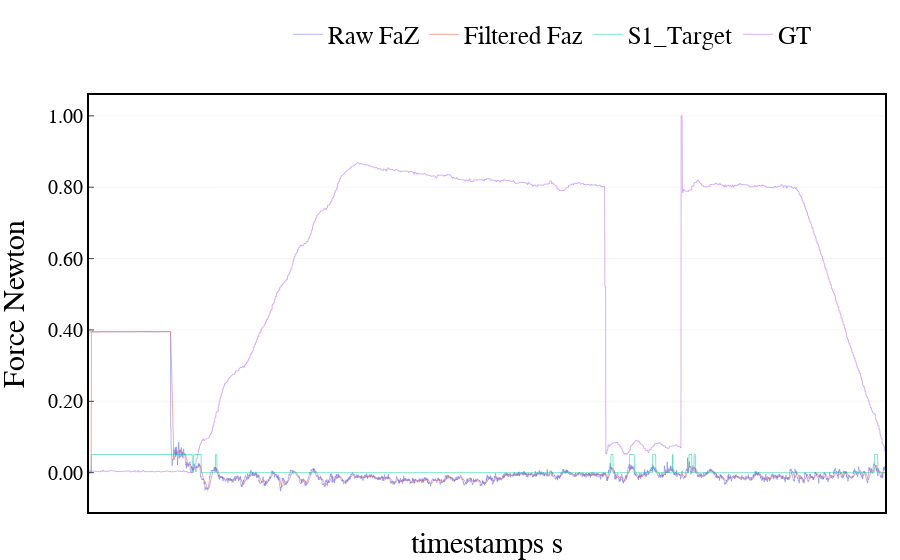

Source (notebook cell):
### Code cell
import numpy as np
from scipy.optimize import curve_fit
import matplotlib.pyplot as plt

# 原始数据
x = np.linspace(0-6.25,93.75,int(93.75/6.25)+2)
y = np.array([-5000, 0, 4485, 7570, 9374, 10885, 12277, 13522, 14691, 15924, 17174, 18179, 19397, 20539, 21692, 22598, 23882])

# 定义多项式函数
def func(x, a, b, c, d, e):
    return a * x**4 + b * x**3 + c * x**2 + d * x + e

# 进行曲线拟合
params, params_covariance = curve_fit(func, x, y)

# 提取拟合参数
a = params[0]
b = params[1]
c = params[2]
d = params[3]
e = params[4]

# 生成拟合曲线的x值
x_fit = np.linspace(x.min(), x.max(), 100)

# 计算拟合曲线的y值
y_fit = func(x_fit, a, b, c, d, e)

# 绘制原始数据和拟合曲线
# plt.plot(x, y, 'ro', label='Original Data')
# plt.plot(x_fit, y_fit, 'b-', label='Fitted Curve')
# plt.xlabel('x')
# plt.ylabel('y')
# plt.legend()
# plt.show()
RPM = func(np.asarray(imu_data[:,6:10]*100), a, b, c, d, e)

# Convert quaternion to rotation matrix
def rotation_matrix(quat):
    rot_mat = np.ones([3,3])
    a = quat[0]**2
    b = quat[1]**2
    c = quat[2]**2
    d = quat[3]**2
    e = quat[0]*quat[1]
    f = quat[0]*quat[2]
    g = quat[0]*quat[3]
    h = quat[1]*quat[2]
    i = quat[1]*quat[3]
    j = quat[2]*quat[3]
    rot_mat[0,0] = a - b - c + d
    rot_mat[0,1] = 2 * (e - j)
    rot_mat[0,2] = 2 * (f + i)
    rot_mat[1,0] = 2 * (e + j)
    rot_mat[1,1] = -a + b - c + d
    rot_mat[1,2] = 2 * (h - g)
    rot_mat[2,0] = 2 * (f - i)
    rot_mat[2,1] = 2 * (h + g)
    rot_mat[2,2] = -a - b + c + d
    
    return rot_mat


# 创建旋转矩阵
def rpy2Rotation(roll, pitch, yaw):
    rotation_matrix = np.array([
        [np.cos(yaw)*np.cos(pitch), -np.sin(yaw)*np.cos(roll) + np.cos(yaw)*np.sin(pitch)*np.sin(roll), np.sin(yaw)*np.sin(roll) + np.cos(yaw)*np.sin(pitch)*np.cos(roll)],
        [np.sin(yaw)*np.cos(pitch), np.cos(yaw)*np.cos(roll) + np.sin(yaw)*np.sin(pitch)*np.sin(roll), -np.cos(yaw)*np.sin(roll) + np.sin(yaw)*np.sin(pitch)*np.cos(roll)],
        [-np.sin(pitch), np.cos(pitch)*np.sin(roll), np.cos(pitch)*np.cos(roll)]
    ])
    return rotation_matrix
R = np.zeros([imu_data.shape[0], 3, 3])
for i in range(imu_data.shape[0]):
    R[i, :, :] = rotation_matrix([0,0,0,1])


m = 0.0362 # mass
# g = 9.81 # gravity
g = 9.83 # gravity
rho = 1.225 # air density
D = 0.0505  # diameter of the rotor
rpm2rs = 60 ** 2

C_t_fixed = 0.09937873049125099
# C_t_fixed = 0.12037873049125099
Fa = np.zeros([imu_data.shape[0], 3])
F = R[:, :, 2]




for i in range(imu_data.shape[0]):
    F_whole = m * imu_data[i, 0:3]/1000  # G = mg
    # temp[2] += m * g
    r_square = RPM[i, 0]**2 + RPM[i, 1]**2 + RPM[i, 2]**2 + RPM[i, 3]**2
    # r_square = RPM[i, 0]**2*4
    thrust = C_t_fixed / rpm2rs * rho * D ** 4 * r_square # c_t = C_t_fixed / rpm2rs * rho * D ** 4. r_square = n**2+n**2+n**2+n**2
    Fa[i, :] = F_whole - thrust * F[i, :]

# Offset the decrerase of PWM power manully.
noisy_signal = Fa[:,2]
tem0 = np.linspace(0.008,0.018, int(len(noisy_signal)/2)) # Only for the end half signal 
noisy_signal = np.hstack((noisy_signal[:len(noisy_signal)-len(tem0)],noisy_signal[len(noisy_signal)-len(tem0):]+tem0))+0.04
# 使用均值滤波进行降噪
window_size = 10
filtered_signal = np.zeros_like(noisy_signal)
filtered_signal2 = np.zeros_like(filtered_signal)
for i in range(window_size, len(noisy_signal) - window_size):
    filtered_signal[i] = np.mean(noisy_signal[i - window_size:i])
    filtered_signal2[i] = np.mean(filtered_signal[i - window_size:i])

# Use first order filtered result for delay consideration
S1_Target = np.zeros_like(filtered_signal)
S1_Target[filtered_signal>0.01] = 1 # Easy to show with scaling

fig = go.Figure()
fig.add_trace(go.Scatter(x=imu_data[:,-2], y=noisy_signal,
                    mode='lines',
                    line=dict(width=0.5),
                    name='Raw FaZ'))
fig.add_trace(go.Scatter(x=imu_data[:,-2], y=filtered_signal,
                    mode='lines',
                    line=dict(width=0.5),
                    name='Filtered Faz'))
fig.add_trace(go.Scatter(x=imu_data[:,-2], y=S1_Target*0.051,
                    mode='lines',
                    line=dict(width=0.5),
                    name='S1_Target'))
fig.add_trace(go.Scatter(x=imu_data[:,-2], y=imu_data[:,-1]*(1/max(imu_data[:,-1])),
                    mode='lines',
                    line=dict(width=0.5),
                    name='GT'))

fig.update_layout(xaxis_title='timestamps s',
                        yaxis_title='Force Newton',
                        font=dict(size=25, family='Arial', color='rgb(0, 0, 0)'),
                        margin={'l': 15, 'r': 15, 't': 15, 'b': 15},
                        # width=1000, height=400,
                        legend=dict(
                            yanchor="top",
                            y=1.2,
                            xanchor="left",
                            x = 0.25,
                            font=dict(
                                family='Arial',
                                size=25,
                                color='rgb(0, 0, 0)',
                            ),
                            orientation="h",
                            # bordercolor="Black",
                            # borderwidth=1
                        ),
                        plot_bgcolor='rgb(255,255,255)',
                        xaxis=dict(
                            showline=True,
                            linecolor='rgb(0, 0, 0)',
                            linewidth=2,
                            ticks='inside',
                            tickfont=dict(
                                family='Arial',
                                size=20,
                                color='rgb(0, 0, 0)',
                            ),
                            tick0 = 150,
                            dtick = 1000,
                            gridcolor='rgb(245, 245, 245)',
                            mirror=True
                        ),
                        yaxis=dict(
                            # range = [0, 1],
                            showline=True,
                            linecolor='rgb(0, 0, 0)',
                            linewidth=2,
                            ticks='inside',
                            tickfont=dict(
                                family='Arial',
                                size=20,
                                color='rgb(0, 0, 0)',
                            ),
                            tickformat='.2f',   # y轴刻度分辨率
                            gridcolor='rgb(245, 245, 245)',
                            mirror=True
                        ),
        )

fig.show()

### Figure 1 — Plotly figure (JSON) as saved in the notebook; plotly's stock layout.template omitted (floating-point values rounded to 4 significant figures; data arrays with more than 128 entries replaced by an {"elided": "..."} marker saying what was removed)
{"data": [{"line": {"width": 0.5}, "mode": "lines", "name": "Raw FaZ", "type": "scatter", "x": {"elided": "3246 float values"}, "y": {"elided": "3246 float values"}}, {"line": {"width": 0.5}, "mode": "lines", "name": "Filtered Faz", "type": "scatter", "x": {"elided": "3246 float values"}, "y": {"elided": "3246 float values"}}, {"line": {"width": 0.5}, "mode": "lines", "name": "S1_Target", "type": "scatter", "x": {"elided": "3246 float values"}, "y": {"elided": "3246 float values"}}, {"line": {"width": 0.5}, "mode": "lines", "name": "GT", "type": "scatter", "x": {"elided": "3246 float values"}, "y": {"elided": "3246 float values"}}], "layout": {"font": {"color": "rgb(0, 0, 0)", "family": "Arial", "size": 25}, "legend": {"font": {"color": "rgb(0, 0, 0)", "family": "Arial", "size": 25}, "orientation": "h", "x": 0.25, "xanchor": "left", "y": 1.2, "yanchor": "top"}, "margin": {"b": 15, "l": 15, "r": 15, "t": 15}, "plot_bgcolor": "rgb(255,255,255)", "xaxis": {"dtick": 1000, "gridcolor": "rgb(245, 245, 245)", "linecolor": "rgb(0, 0, 0)", "linewidth": 2, "mirror": true, "showline": true, "tick0": 150, "tickfont": {"color": "rgb(0, 0, 0)", "family": "Arial", "size": 20}, "ticks": "inside", "title": {"text": "timestamps s"}}, "yaxis": {"gridcolor": "rgb(245, 245, 245)", "linecolor": "rgb(0, 0, 0)", "linewidth": 2, "mirror": true, "showline": true, "tickfont": {"color": "rgb(0, 0, 0)", "family": "Arial", "size": 20}, "tickformat": ".2f", "ticks": "inside", "title": {"text": "Force Newton"}}}}
